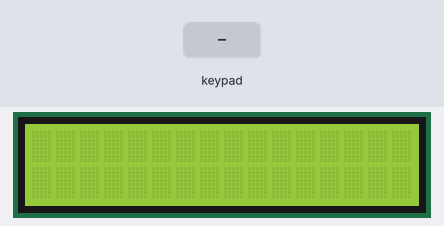
Recording of a sketch running on a simulated Arduino Uno, built with avr-gcc and run on an emulated ATmega328P. Shown: 16×2 character LCD. The test bench sets the inputs (shaded band). What the sketch prints to the serial monitor is not drawn.

Above: at 1.2 s.
1.3 s: keypad keys 4 5 6 7 # pressed 0.4 s apart
At 4.0 s:
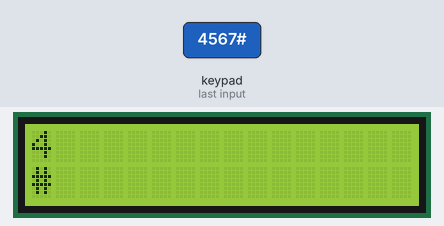
4.8 s: key '*' pressed
At 5.6 s:
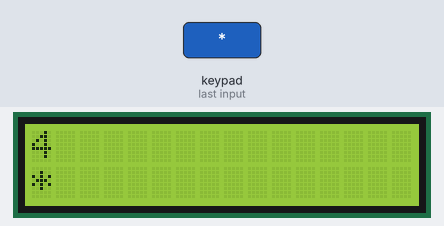
6.3 s: key '1' pressed
At 7.5 s:
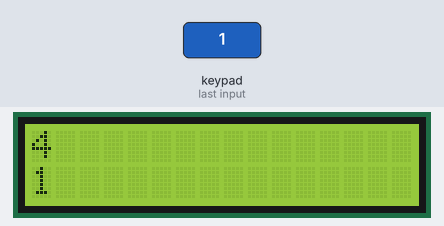
7.8 s: keypad keys 8 9 1 0 pressed 0.4 s apart
At 10.0 s:
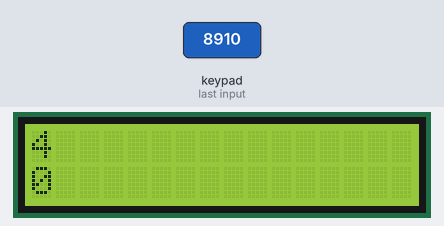
10.9 s: key '#' pressed
At 11.2 s:
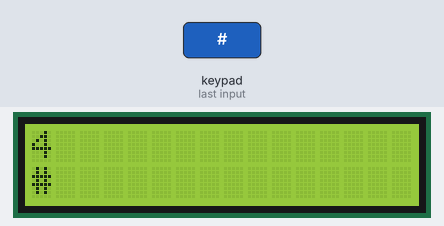
12.4 s: key '5' pressed
At 13.6 s:
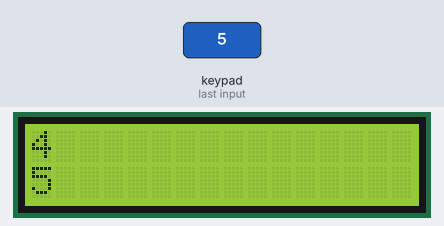
Timing chart, 0 to 14.9 s (numbered marks = the images above; inputs shaded):
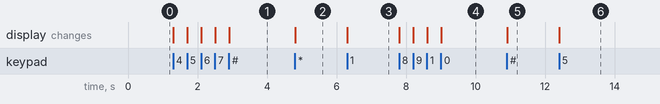

The sketch:

keypad.ino
```cpp
#include <LiquidCrystal_I2C.h>
#include <Wire.h>
#include <Keypad.h>

LiquidCrystal_I2C lcd(0x27,16,2);
const byte ROWS = 4;
const byte COLS = 3;
int i=0;

char hexaKeys[ROWS][COLS] = {
  {'1', '2', '3'},
  {'4', '5', '6'},
  {'7', '8', '9'},
  {'*', '0', '#'}
};

byte rowPins[ROWS] = {4,5,6,7};
byte colPins[COLS] = {8,9,10};

Keypad customKeypad = Keypad(makeKeymap(hexaKeys), rowPins, colPins, ROWS, COLS);

void setup(){
  Serial.begin(9600);
  lcd.init();
  lcd.backlight();
}

void loop(){
  char customKey = customKeypad.getKey();
  if (customKey){

    Serial.println(customKey);
    lcd.setCursor(0,i);
    lcd.print(customKey);
    i++;
  }
}
```

Measured:
- after the input at 1.3 s, the display: first changes at once (image 1 shows a later state)
- after the input at 4.8 s, the display: changes at once (image 2)
- after the input at 6.3 s, the display: changes at once (image 3)
- after the input at 7.8 s, the display: first changes at once (image 4 shows a later state)
- after the input at 10.9 s, the display: changes at once (image 5)
- after the input at 12.4 s, the display: changes at once (image 6)
